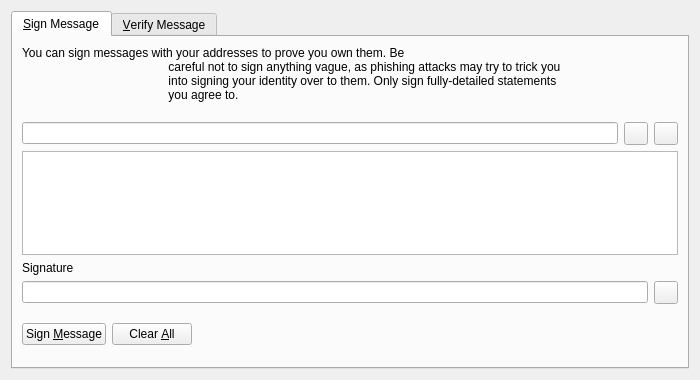
<?xml version="1.0" encoding="UTF-8"?>
<ui version="4.0">
    <class>SignVerifyMessageDialog</class>
    <widget class="QDialog" name="SignVerifyMessageDialog">
        <property name="geometry">
            <rect>
                <x>0</x>
                <y>0</y>
                <width>700</width>
                <height>380</height>
            </rect>
        </property>
        <property name="windowTitle">
            <string>Signatures - Sign / Verify a Message</string>
        </property>
        <property name="modal">
            <bool>true</bool>
        </property>
        <layout class="QVBoxLayout" name="verticalLayout">
            <item>
                <widget class="QTabWidget" name="tabWidget">
                    <property name="currentIndex">
                        <number>0</number>
                    </property>
                    <widget class="QWidget" name="tabSignMessage">
                        <attribute name="title">
                            <string>&amp;Sign Message</string>
                        </attribute>
                        <layout class="QVBoxLayout" name="verticalLayout_SM">
                            <item>
                                <widget class="QLabel" name="infoLabel_SM">
                                    <property name="text">
                                        <string>You can sign messages with your addresses to prove you own them. Be
                                            careful not to sign anything vague, as phishing attacks may try to trick you
                                            into signing your identity over to them. Only sign fully-detailed statements
                                            you agree to.
                                        </string>
                                    </property>
                                    <property name="textFormat">
                                        <enum>Qt::PlainText</enum>
                                    </property>
                                    <property name="wordWrap">
                                        <bool>true</bool>
                                    </property>
                                </widget>
                            </item>
                            <item>
                                <layout class="QHBoxLayout" name="horizontalLayout_1_SM">
                                    <item>
                                        <widget class="QValidatedLineEdit" name="addressIn_SM">
                                            <property name="toolTip">
                                                <string>The PIVX address to sign the message with</string>
                                            </property>
                                        </widget>
                                    </item>
                                    <item>
                                        <widget class="QToolButton" name="addressBookButton_SM">
                                            <property name="toolTip">
                                                <string>Choose previously used address</string>
                                            </property>
                                            <property name="text">
                                                <string/>
                                            </property>
                                            <property name="icon">
                                                <iconset resource="../wispr.qrc">
                                                    <normaloff>:/icons/address-book</normaloff>:/icons/address-book
                                                </iconset>
                                            </property>
                                            <property name="shortcut">
                                                <string>Alt+A</string>
                                            </property>
                                        </widget>
                                    </item>
                                    <item>
                                        <widget class="QToolButton" name="pasteButton_SM">
                                            <property name="toolTip">
                                                <string>Paste address from clipboard</string>
                                            </property>
                                            <property name="text">
                                                <string/>
                                            </property>
                                            <property name="icon">
                                                <iconset resource="../wispr.qrc">
                                                    <normaloff>:/icons/editpaste</normaloff>:/icons/editpaste
                                                </iconset>
                                            </property>
                                            <property name="shortcut">
                                                <string>Alt+P</string>
                                            </property>
                                        </widget>
                                    </item>
                                </layout>
                            </item>
                            <item>
                                <widget class="QPlainTextEdit" name="messageIn_SM">
                                    <property name="toolTip">
                                        <string>Enter the message you want to sign here</string>
                                    </property>
                                </widget>
                            </item>
                            <item>
                                <widget class="QLabel" name="signatureLabel_SM">
                                    <property name="text">
                                        <string>Signature</string>
                                    </property>
                                    <property name="textFormat">
                                        <enum>Qt::PlainText</enum>
                                    </property>
                                </widget>
                            </item>
                            <item>
                                <layout class="QHBoxLayout" name="horizontalLayout_2_SM">
                                    <item>
                                        <widget class="QLineEdit" name="signatureOut_SM">
                                            <property name="font">
                                                <font>
                                                    <italic>true</italic>
                                                </font>
                                            </property>
                                            <property name="readOnly">
                                                <bool>true</bool>
                                            </property>
                                        </widget>
                                    </item>
                                    <item>
                                        <widget class="QToolButton" name="copySignatureButton_SM">
                                            <property name="toolTip">
                                                <string>Copy the current signature to the system clipboard</string>
                                            </property>
                                            <property name="text">
                                                <string/>
                                            </property>
                                            <property name="icon">
                                                <iconset resource="../wispr.qrc">
                                                    <normaloff>:/icons/editcopy</normaloff>:/icons/editcopy
                                                </iconset>
                                            </property>
                                        </widget>
                                    </item>
                                </layout>
                            </item>
                            <item>
                                <layout class="QHBoxLayout" name="horizontalLayout_3_SM">
                                    <item>
                                        <widget class="QPushButton" name="signMessageButton_SM">
                                            <property name="toolTip">
                                                <string>Sign the message to prove you own this PIVX address</string>
                                            </property>
                                            <property name="text">
                                                <string>Sign &amp;Message</string>
                                            </property>
                                            <property name="icon">
                                                <iconset resource="../wispr.qrc">
                                                    <normaloff>:/icons/edit</normaloff>:/icons/edit
                                                </iconset>
                                            </property>
                                            <property name="autoDefault">
                                                <bool>false</bool>
                                            </property>
                                        </widget>
                                    </item>
                                    <item>
                                        <widget class="QPushButton" name="clearButton_SM">
                                            <property name="toolTip">
                                                <string>Reset all sign message fields</string>
                                            </property>
                                            <property name="text">
                                                <string>Clear &amp;All</string>
                                            </property>
                                            <property name="icon">
                                                <iconset resource="../wispr.qrc">
                                                    <normaloff>:/icons/remove</normaloff>:/icons/remove
                                                </iconset>
                                            </property>
                                            <property name="autoDefault">
                                                <bool>false</bool>
                                            </property>
                                        </widget>
                                    </item>
                                    <item>
                                        <spacer name="horizontalSpacer_1_SM">
                                            <property name="orientation">
                                                <enum>Qt::Horizontal</enum>
                                            </property>
                                            <property name="sizeHint" stdset="0">
                                                <size>
                                                    <width>40</width>
                                                    <height>48</height>
                                                </size>
                                            </property>
                                        </spacer>
                                    </item>
                                    <item>
                                        <widget class="QLabel" name="statusLabel_SM">
                                            <property name="font">
                                                <font>
                                                    <weight>75</weight>
                                                    <bold>true</bold>
                                                </font>
                                            </property>
                                            <property name="text">
                                                <string/>
                                            </property>
                                            <property name="wordWrap">
                                                <bool>true</bool>
                                            </property>
                                        </widget>
                                    </item>
                                    <item>
                                        <spacer name="horizontalSpacer_2_SM">
                                            <property name="orientation">
                                                <enum>Qt::Horizontal</enum>
                                            </property>
                                            <property name="sizeHint" stdset="0">
                                                <size>
                                                    <width>40</width>
                                                    <height>48</height>
                                                </size>
                                            </property>
                                        </spacer>
                                    </item>
                                </layout>
                            </item>
                        </layout>
                    </widget>
                    <widget class="QWidget" name="tabVerifyMessage">
                        <attribute name="title">
                            <string>&amp;Verify Message</string>
                        </attribute>
                        <layout class="QVBoxLayout" name="verticalLayout_VM">
                            <item>
                                <widget class="QLabel" name="infoLabel_VM">
                                    <property name="text">
                                        <string>Enter the signing address, message (ensure you copy line breaks, spaces,
                                            tabs, etc. exactly) and signature below to verify the message. Be careful
                                            not to read more into the signature than what is in the signed message
                                            itself, to avoid being tricked by a man-in-the-middle attack.
                                        </string>
                                    </property>
                                    <property name="textFormat">
                                        <enum>Qt::PlainText</enum>
                                    </property>
                                    <property name="alignment">
                                        <set>Qt::AlignLeading|Qt::AlignLeft|Qt::AlignTop</set>
                                    </property>
                                    <property name="wordWrap">
                                        <bool>true</bool>
                                    </property>
                                </widget>
                            </item>
                            <item>
                                <layout class="QHBoxLayout" name="horizontalLayout_1_VM">
                                    <item>
                                        <widget class="QValidatedLineEdit" name="addressIn_VM">
                                            <property name="toolTip">
                                                <string>The PIVX address the message was signed with</string>
                                            </property>
                                        </widget>
                                    </item>
                                    <item>
                                        <widget class="QToolButton" name="addressBookButton_VM">
                                            <property name="toolTip">
                                                <string>Choose previously used address</string>
                                            </property>
                                            <property name="text">
                                                <string/>
                                            </property>
                                            <property name="icon">
                                                <iconset resource="../wispr.qrc">
                                                    <normaloff>:/icons/address-book</normaloff>:/icons/address-book
                                                </iconset>
                                            </property>
                                            <property name="shortcut">
                                                <string>Alt+A</string>
                                            </property>
                                        </widget>
                                    </item>
                                </layout>
                            </item>
                            <item>
                                <widget class="QPlainTextEdit" name="messageIn_VM"/>
                            </item>
                            <item>
                                <widget class="QValidatedLineEdit" name="signatureIn_VM"/>
                            </item>
                            <item>
                                <layout class="QHBoxLayout" name="horizontalLayout_2_VM">
                                    <item>
                                        <widget class="QPushButton" name="verifyMessageButton_VM">
                                            <property name="toolTip">
                                                <string>Verify the message to ensure it was signed with the specified
                                                    PIVX address
                                                </string>
                                            </property>
                                            <property name="text">
                                                <string>Verify &amp;Message</string>
                                            </property>
                                            <property name="icon">
                                                <iconset resource="../wispr.qrc">
                                                    <normaloff>:/icons/transaction_0</normaloff>:/icons/transaction_0
                                                </iconset>
                                            </property>
                                            <property name="autoDefault">
                                                <bool>false</bool>
                                            </property>
                                        </widget>
                                    </item>
                                    <item>
                                        <widget class="QPushButton" name="clearButton_VM">
                                            <property name="toolTip">
                                                <string>Reset all verify message fields</string>
                                            </property>
                                            <property name="text">
                                                <string>Clear &amp;All</string>
                                            </property>
                                            <property name="icon">
                                                <iconset resource="../wispr.qrc">
                                                    <normaloff>:/icons/remove</normaloff>:/icons/remove
                                                </iconset>
                                            </property>
                                            <property name="autoDefault">
                                                <bool>false</bool>
                                            </property>
                                        </widget>
                                    </item>
                                    <item>
                                        <spacer name="horizontalSpacer_1_VM">
                                            <property name="orientation">
                                                <enum>Qt::Horizontal</enum>
                                            </property>
                                            <property name="sizeHint" stdset="0">
                                                <size>
                                                    <width>40</width>
                                                    <height>48</height>
                                                </size>
                                            </property>
                                        </spacer>
                                    </item>
                                    <item>
                                        <widget class="QLabel" name="statusLabel_VM">
                                            <property name="font">
                                                <font>
                                                    <weight>75</weight>
                                                    <bold>true</bold>
                                                </font>
                                            </property>
                                            <property name="text">
                                                <string/>
                                            </property>
                                            <property name="wordWrap">
                                                <bool>true</bool>
                                            </property>
                                        </widget>
                                    </item>
                                    <item>
                                        <spacer name="horizontalSpacer_2_VM">
                                            <property name="orientation">
                                                <enum>Qt::Horizontal</enum>
                                            </property>
                                            <property name="sizeHint" stdset="0">
                                                <size>
                                                    <width>40</width>
                                                    <height>48</height>
                                                </size>
                                            </property>
                                        </spacer>
                                    </item>
                                </layout>
                            </item>
                        </layout>
                    </widget>
                </widget>
            </item>
        </layout>
    </widget>
    <customwidgets>
        <customwidget>
            <class>QValidatedLineEdit</class>
            <extends>QLineEdit</extends>
            <header>qvalidatedlineedit.h</header>
        </customwidget>
    </customwidgets>
    <resources>
        <include location="../wispr.qrc"/>
    </resources>
    <connections/>
</ui>
